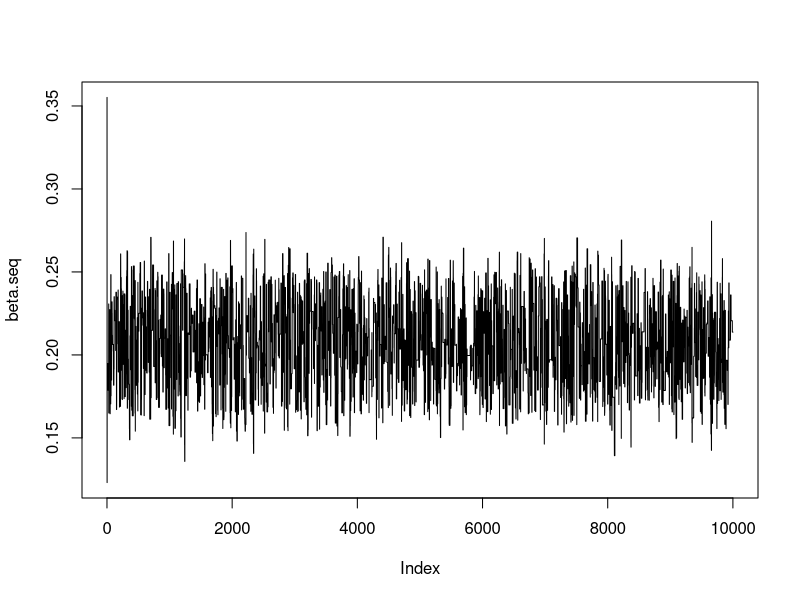

This figure's R source:
## Sample
x <- c(82, 72, 45, 34, 17)

## Distribution Function
p <- function(beta, x) {
  out <-
    (1 - beta) ^ x[2] * (1 - 2 * beta) ^ x[3] * beta ^ (x[4] + x[5]) *
    (beta > 0) * (beta < 0.5) * 1
  out
}

## Probability Function
r <- function(beta_t, y, x) {
  out <- min(1, p(y, x) / p(beta_t, x))
  out
}

## MH Algorithm
rmh <- function(x, seed, iter) {
  set.seed(seed)
  beta <- runif(n = 1, min = 0, max = 0.5)
  beta.seq <- c(beta)
  for (i in 1:iter) {
    y <- runif(n = 1, min = 0, max = 0.5)
    if (y <= r(beta, y, x)) {
      beta <- y
    }
    beta.seq <- c(beta.seq, beta)
  }
  beta.seq
}

beta.seq <- rmh(x, 13, 1e4)

plot(beta.seq, type = 'l')
